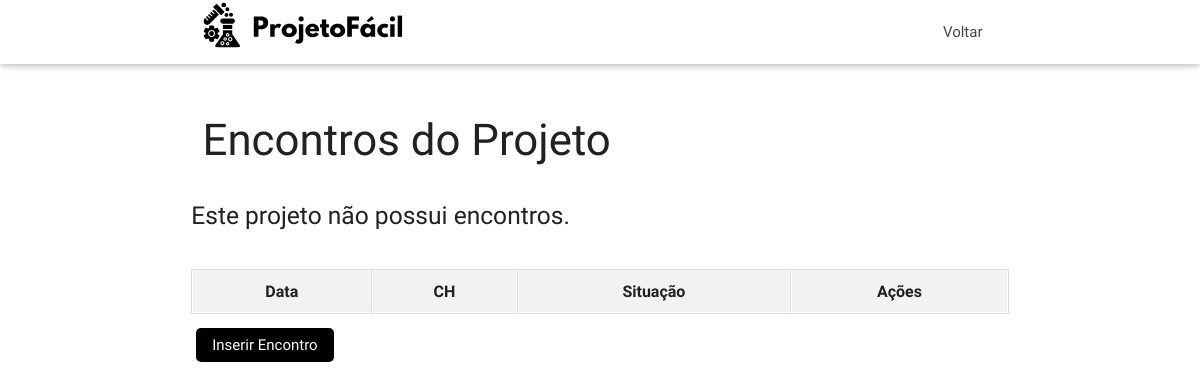
The app's page /Crud/crud_encontro/listar.php?id_projeto=22, older data.
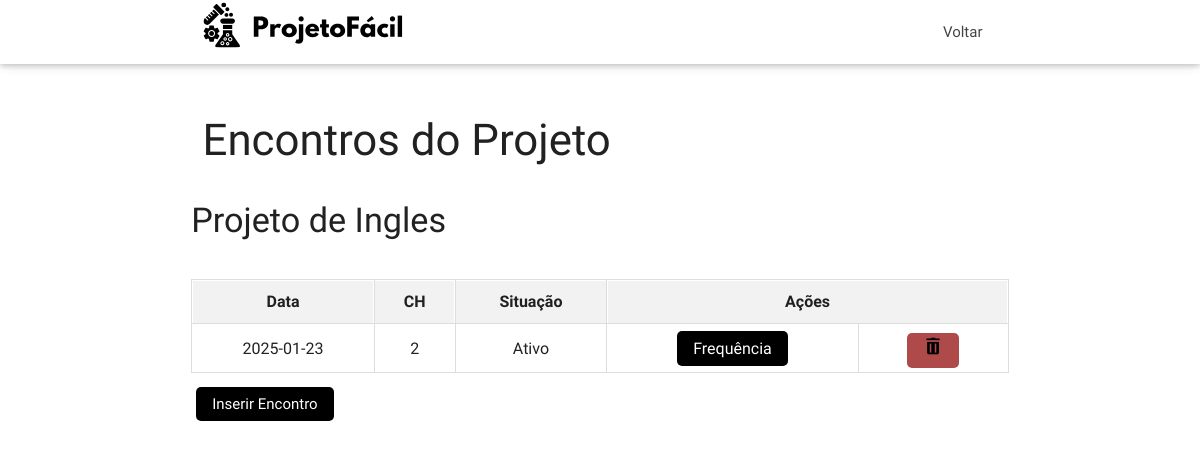
The same page, newer data.
### tables this page shows
CREATE TABLE IF NOT EXISTS `encontro` (
  `id_encontro` int NOT NULL AUTO_INCREMENT,
  `CH` int DEFAULT NULL,
  `data` date DEFAULT NULL,
  `fk_id_projeto` int DEFAULT NULL,
  PRIMARY KEY (`id_encontro`),
  KEY `fk_encontro_projeto_id_projeto` (`fk_id_projeto`)
);

CREATE TABLE IF NOT EXISTS `projeto` (
  `id_projeto` int NOT NULL AUTO_INCREMENT,
  `nome_projeto` varchar(255) DEFAULT NULL,
  `situacao` varchar(255) DEFAULT NULL,
  `fk_projeto_id_professor` int DEFAULT NULL,
  `data_finalizacao` date NOT NULL,
  `id_monitor` int NOT NULL,
  PRIMARY KEY (`id_projeto`),
  KEY `fk_projeto_id_professor` (`fk_projeto_id_professor`)
);

### Crud/crud_encontro/listar.php (the view, shortened to what this page needs)
<?php
$conexao = conectar();
?>
<!DOCTYPE html>
<html lang="pt-br">
<head>
    <link href="../../Style/css/materialize.min.css" type="text/css" rel="stylesheet" media="screen,projection" />
    <link href="../../Style/css/style.css" type="text/css" rel="stylesheet" media="screen,projection" />
</head>
<body>
<div id="navbar" class="navbar-fixed scrollspy">
        <nav class="white">
        <div class="container">
                    <a class="brand-logo"><img src="../../Style/images/logo.svg" style="height: 50px;"></a>
                </div>
            <div class="nav-wrapper container">
                <ul class="right hide-on-med-and-down">
                    <li><a href="../../Login/professor/professor.php">Voltar</a></li>
                </ul>
            </div>
        </nav>
    </div>
    <div class="container section scrollspy">
        <div class="section">
            <div class="row">
                <div class="col s9">
                    <h3>Encontros do Projeto</h3>
                </div>
            </div>
            <div class="row">
                <?php
             $id_projeto = isset($_GET['id_projeto']) ? $_GET['id_projeto'] : null;
             $id_projeto = mysqli_real_escape_string($conexao, $id_projeto);
             $sql = "SELECT pro.nome_projeto, pro.situacao, en.CH, en.data, en.id_encontro
                     FROM projeto pro
                     INNER JOIN encontro en ON pro.id_projeto = en.fk_id_projeto
                     WHERE pro.id_projeto = '$id_projeto'";
             $resultado = mysqli_query($conexao, $sql);
             $lstDados = [];
             while ($dados = mysqli_fetch_assoc($resultado)) {
                 $lstDados[] = $dados;
             }
             if (count($lstDados) == 0) {
                 echo '<h5>Este projeto não possui encontros.</h5>';
             } else {
                 echo '<h4>' . $lstDados[0]['nome_projeto'] . '</h4>';
             }
             echo '<div class="table-container">';
             echo '<table>';
             echo '<tr><th>Data</th><th>CH</th><th>Situação</th><th colspan="2">Ações</th></tr>';
             foreach ($lstDados as $dados) {
                 echo '<tr>';
                 echo '<td>' . $dados['data'] . '</td>';
                 echo '<td>' . $dados['CH'] . '</td>';
                 echo '<td>' . $dados['situacao'] . '</td>';
                 echo '<td><a href="../crud_frequencia/chamada.php?id_encontro=' . $dados['id_encontro'] . '" class="actions-btn btn-frequency">Frequência</a></td>';
                 echo '<td><a href="excluir.php?id_encontro=' . $dados['id_encontro'] . '" class="actions-btn btn-delete"><img src="imagens/excluir.png" width="20" height="20" alt="Excluir"></a></td>';
                 echo '</tr>';
             }
             echo '</table>';
             echo '</div>';
             echo '<div style="margin-top: 20px;">
                 <a href="../../Crud/crud_encontro/formcad.php?id_projeto=' . $id_projeto . '" class="actions-btn">Inserir Encontro</a>
             </div>';
                ?>
            </div>
        </div>
    </div>
</body>
</html>

### Style/css/style.css (style rules this page uses)
nav ul a, nav .brand-logo { color: #444; }
nav { overflow: visible; }
nav li a { -webkit-transition: background .3s ease-in-out; -moz-transition: background .3s ease-in-out; transition: background .3s ease-in-out; }
h4, table { font-family: "Arimo", serif; font-optical-sizing: auto; font-style: normal; }

### Crud/crud_encontro/listar.php (style rules this page uses)
.table-container { overflow-x: auto; margin-top: 20px; }
table { width: 100%; border-collapse: collapse; margin-top: 20px; }
th, td { padding: 12px; text-align: center; border: 1px solid #ddd; }
th { background-color: #f2f2f2; }
.actions-btn { padding: 8px 16px; margin: 5px; color: white; background-color:rgb(0, 0, 0); border: none; border-radius: 5px; cursor: pointer; }
.btn-delete { background-color:rgb(175, 74, 74); color: white; }
.btn-frequency { background-color: #000000; color: white; }

Row changes from the older to the newer data that the page shows:
added encontro: fk_id_projeto.nome_projeto "Projeto de Ingles", data "2025-01-23", CH "2", fk_id_projeto.situacao "Ativo"
Text that changed along with them:
text no longer shown: "Este projeto não possui encontros."
